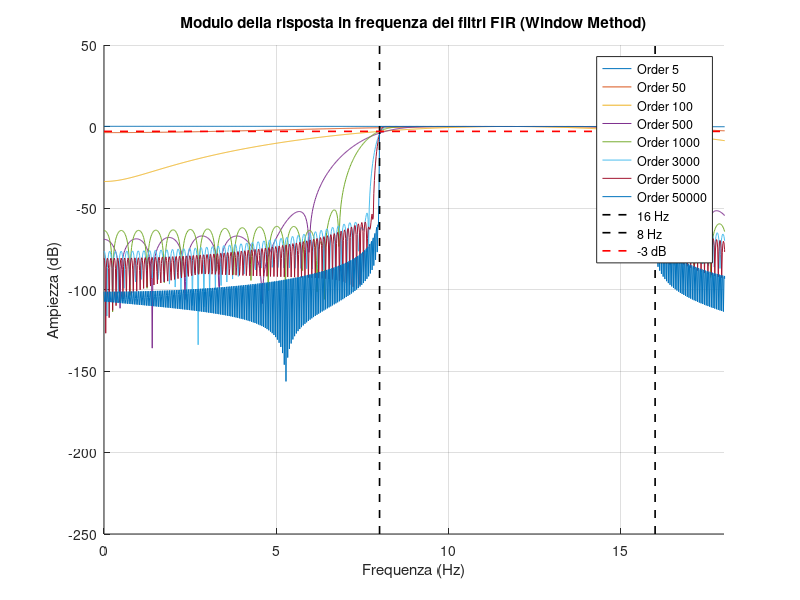
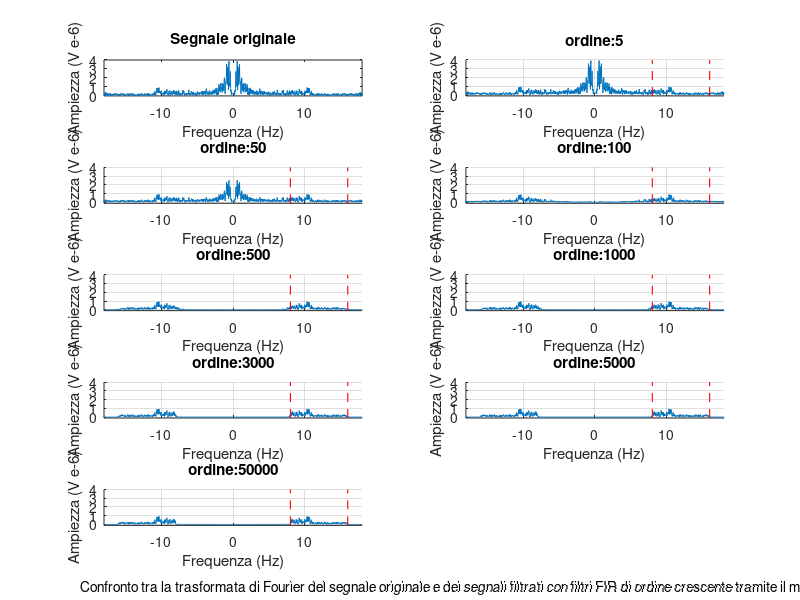

These figures' MATLAB source, in order: (Note: this script raises an error after producing the figures.)
load('SamplEEG.mat')

% FIR filter evaluation for 1-8 Hz bandpass filter

%% Parametri globali
banda = [8 16];                   % Banda di interesse
N = length(SamplEEG(1, :));     % Numero di campioni
T = 1/sampling_rate;            % Periodo di campionamento
freqs = linspace(-(N/2)/(N*T), ((N/2)-1)/(N*T), size(SamplEEG, 2)); % Asse delle frequenze
t = linspace(0, (N-1)*T, N); % Asse del tempo

%% FILTRI FIR
%% Metodo della finestra
ordini = [5 50 100 500 1000 3000 5000 50000]; % Ordini da testare
window_filters = cell(length(ordini),1);        % Cell array per i filri con metodo della finestra

% Progettazione dei filti
for k = 1:length(ordini)
    n = ordini(k);
    window_filters{k} = fir1(n, banda/(sampling_rate/2), 'bandpass'); % N.B. la frequenza è normalizzata 
                                                                     % rispetto alla frequenza di Nyquist
end

%GRAFICI DELLA RISPOSTA IN FREQUENZA
figure;
hold on;

responses_window = cell(length(ordini),1);  %Cell array per le risposte in frequenza

for k = 1:length(ordini)
    [h, f] = freqz(window_filters{k}, 1, length(freqs), sampling_rate);
    responses_window{k} = abs(h);
    plot(f, 20*log10(abs(h)), 'DisplayName', ['Order ' num2str(ordini(k))]);
end

xlim([0 18]);   % Zoom sul range di interesse
plot([16 16], ylim, 'k--', 'LineWidth', 1.2, 'DisplayName', '16 Hz');  %Plot linee guida della banda
plot([8 8], ylim, 'k--', 'LineWidth', 1.2, 'DisplayName', '8 Hz');
plot(xlim, [-3 -3], 'r--', 'LineWidth', 1.2, 'DisplayName', '-3 dB');
grid on;

title('Modulo della risposta in frequenza dei filtri FIR (Window Method)');
xlabel('Frequenza (Hz)');
ylabel('Ampiezza (dB)');
legend show;

%GRAFICI DELLO SPETTRO DEL SEGNALE ORIGINALE E FILTRATO
figure;
subplot(5,2,1)  
plot(freqs, fftshift(abs(fft(double(SamplEEG(1, :))))/N)); % TDF del segnale originale
xlabel('Frequenza (Hz)');
ylabel('Ampiezza (V e-6)');
title("Segnale originale");
xlim([-18 18]);

for i = 1:length(ordini)   
    y = conv(double(SamplEEG(1, :)), window_filters{i}, 'same'); %Convoluzione con il filtro mantendo la dimensione del segnale originale
    Y = fftshift(fft(y)/N);   % TDF del segnale filtrato
    
    subplot(5,2, i+1)               % Plot modulo della risposta in frequenza
    hold on;
    plot(freqs, abs(Y))
    xlim([-18 18]);
    ylim([-.1, 4]);
    plot([16 16], ylim, 'r--', 'LineWidth', .8, 'DisplayName', '16 Hz'); %Linee guida per la banda
    plot([8 8], ylim, 'r--', 'LineWidth', .8, 'DisplayName', '8 Hz');
    title(strcat("ordine:" , int2str(ordini(i))))
    xlabel('Frequenza (Hz)');
    ylabel('Ampiezza (V e-6)');
    grid on;
    
end
annotation('textbox', [0.1, 0.01, 0.8, 0.08], ...
            'String', 'Confronto tra la trasformata di Fourier del segnale originale e dei segnali filtrati con filtri FIR di ordine crescente tramite il metodo della finestra. Tra questi, il miglior compromesso tra performance e dimensioni è rappresentato dal filtro di ordine 5000', ...
            'EdgeColor', 'none', ...
            'HorizontalAlignment', 'center', ...
            'FontSize', 10);

%% METODO EQUIRIPPLE %%%%%%%%%%%%%%%%%%%

ordini = [5 50 100 500 1000 3000 4000]; % Ordini da testare
equiripple_filters = cell(length(ordini),1); % Cell array per i filtri equiripple

% Progettazione dei filtri
for k = 1:length(ordini)
    n = ordini(k);
    tic;
    disp(['Progettazione filtro equiripple di ordine ' num2str(ordini(k))]);
    equiripple_filters{k} = designfilt('bandpassfir', 'FilterOrder', ordini(k), ...
        'PassbandFrequency1', banda(1), 'PassbandFrequency2', ...
        banda(2), 'StopbandFrequency1',banda(1)-.1,  'Stopbandfrequency2', banda(2) +.1 , ...
        'SampleRate', sampling_rate, 'DesignMethod', 'equiripple');   
    toc;
end

%GRAFICI DELLA RISPOSTA IN FREQUENZA
figure;
hold on;

responses_equiripple = cell(length(ordini),1);  %Cell array per le risposte in frequenza

for k = 1:length(ordini)
    [h, f] = freqz(equiripple_filters{k}.Coefficients, 1, length(freqs), sampling_rate);
    responses_equiripple{k} = abs(h);
    plot(f, 20*log10(abs(h)), 'DisplayName', ['Order ' num2str(ordini(k))]);
end

xlim([0 18]);   % Zoom sul range di interesse
plot([1 16], ylim, 'k--', 'LineWidth', 1.2, 'DisplayName', '16 Hz');  %Plot linee guida della banda
plot([8 8], ylim, 'k--', 'LineWidth', 1.2, 'DisplayName', '8 Hz');
plot(xlim, [-3 -3], 'r--', 'LineWidth', 1.2, 'DisplayName', '-3 dB');
grid on;

title('Modulo della risposta in frequenza dei filtri FIR (Equiripple Method)');
xlabel('Frequenza (Hz)');
ylabel('Ampiezza (dB)');
legend show;

%GRAFICI DELLO SPETTRO DEL SEGNALE ORIGINALE E FILTRATO
figure;
subplot(5,2,1)  
hold on;
plot(freqs, fftshift(abs(fft(double(SamplEEG(1, :))))/N)); % TDF del segnale originale
xlabel('Frequenza (Hz)');
ylabel('Ampiezza (V e-6)');
title("Segnale originale");
xlim([-18 18]);
plot([16 16], ylim, 'r--', 'LineWidth', .8, 'DisplayName', '16 Hz'); %Linee guida per la banda
plot([8 8], ylim, 'r--', 'LineWidth', .8, 'DisplayName', '8 Hz');

for i = 1:length(ordini)   
    y = conv(double(SamplEEG(1, :)), equiripple_filters{i}.Coefficients, 'same'); %Convoluzione con il filtro mantendo la dimensione del segnale originale
    Y = fftshift(fft(y)/N);   % TDF del segnale filtrato
    
    subplot(5,2, i+1)               % Plot modulo della risposta in frequenza
    hold on;
    plot(freqs, abs(Y))
    xlim([-18 18]);
    ylim([-.1, 4]);
    plot([16 16], ylim, 'r--', 'LineWidth', .8, 'DisplayName', '16 Hz'); %Linee guida per la banda
    plot([8 8], ylim, 'r--', 'LineWidth', .8, 'DisplayName', '8 Hz');
    title(strcat("ordine:" , int2str(ordini(i))))
    xlabel('Frequenza (Hz)');
    ylabel('Ampiezza (V e-6)');
    grid on;
    
end
annotation('textbox', [0.1, 0.01, 0.8, 0.08], ...
            'String', 'Confronto tra la trasformata di Fourier del segnale originale e dei segnali filtrati con filtri FIR di ordine crescente tramite il metodo della finestra. Tra questi, il miglior compromesso tra performance e dimensioni è rappresentato dal filtro di ordine 5000', ...
            'EdgeColor', 'none', ...
            'HorizontalAlignment', 'center', ...
            'FontSize', 10);

%% Metodo least-squares
ordini = [5 50 100 500 1000 3000 4000]; % Ordini da testare
least_squares_filters = cell(length(ordini),1); % Cell array per i filtri least-squares 

% Progettazione dei filtri
for k = 1:length(ordini)
    n = ordini(k);
    tic;
    disp(['Progettazione filtro least-squares di ordine ' num2str(ordini(k))]);
    least_squares_filters{k} = designfilt('bandpassfir', 'FilterOrder', ordini(k), ...
        'PassbandFrequency1', banda(1), 'PassbandFrequency2', ...
        banda(2), 'StopbandFrequency1',banda(1)-.1,  'Stopbandfrequency2', banda(2) +.1 , ...
        'SampleRate', sampling_rate, 'DesignMethod', 'ls');   
    toc;
end

%GRAFICI DELLA RISPOSTA IN FREQUENZA
figure;
hold on;
responses_least_squares = cell(length(ordini),1);  %Cell array per le risposte in frequenza
for k = 1:length(ordini)
    [h, f] = freqz(least_squares_filters{k}.Coefficients, 1, length(freqs), sampling_rate);
    responses_least_squares{k} = abs(h);
    plot(f, 20*log10(abs(h)), 'DisplayName', ['Order ' num2str(ordini(k))]);
end
xlim([0 18]);   % Zoom sul range di interesse
plot([16 16], ylim, 'k--', 'LineWidth', 1.2, 'DisplayName', '16 Hz');  %Plot linee guida della banda
plot([8 8], ylim, 'k--', 'LineWidth', 1.2, 'DisplayName', '8 Hz');
plot(xlim, [-3 -3], 'r--', 'LineWidth', 1.2, 'DisplayName', '-3 dB');
grid on;
title('Modulo della risposta in frequenza dei filtri FIR (Least-squares Method)');
xlabel('Frequenza (Hz)');
ylabel('Ampiezza (dB)');
legend show;

%GRAFICI DELLO SPETTRO DEL SEGNALE ORIGINALE E FILTRATO
figure;
subplot(5,2,1)
hold on;
plot(freqs, fftshift(abs(fft(double(SamplEEG(1, :))))/N)); % TDF del segnale originale
xlabel('Frequenza (Hz)');
ylabel('Ampiezza (V e-6)');
title("Segnale originale");
xlim([-18 18]);
plot([16 16], ylim, 'r--', 'LineWidth', .8, 'DisplayName', '1 Hz'); %Linee guida per la banda
plot([8 8], ylim, 'r--', 'LineWidth', .8, 'DisplayName', '8 Hz');
for i = 1:length(ordini)   
    y = conv(double(SamplEEG(1, :)), least_squares_filters{i}.Coefficients, 'same'); %Convoluzione con il filtro mantendo la dimensione del segnale originale
    Y = fftshift(fft(y)/N);   % TDF del segnale filtrato
    
    subplot(5,2, i+1)               % Plot modulo della risposta in frequenza
    hold on;
    plot(freqs, abs(Y))
    xlim([-18 18]);
    ylim([-.1, 4]);
    plot([16 16], ylim, 'r--', 'LineWidth', .8, 'DisplayName', '16 Hz'); %Linee guida per la banda
    plot([8 8], ylim, 'r--', 'LineWidth', .8, 'DisplayName', '8 Hz');
    title(strcat("ordine:" , int2str(ordini(i))))
    xlabel('Frequenza (Hz)');
    ylabel('Ampiezza (V e-6)');
    grid on;
    
end
annotation('textbox', [0.1, 0.01, 0.8, 0.08], ...
            'String', 'Confronto tra la trasformata di Fourier del segnale originale e dei segnali filtrati con filtri FIR di ordine crescente tramite il metodo least-squares. Tra questi, il miglior compromesso tra performance e dimensioni è rappresentato dal filtro di ordine 3000', ...
            'EdgeColor', 'none', ...
            'HorizontalAlignment', 'center', ...
            'FontSize', 10);

%% Confronto tra i metodi FIR
figure;
hold on;
plot(t, SamplEEG(1, :), 'DisplayName', 'Segnale originale'); % Segnale originale
plot(t, conv(double(SamplEEG(1, :)), window_filters{6}, 'same'), 'DisplayName', 'FIR Window Order 5000'); % Filtro FIR con metodo della finestra
plot(t, conv(double(SamplEEG(1, :)), equiripple_filters{6}.Coefficients, 'same'), 'DisplayName', 'FIR Equiripple Order 3000'); % Filtro FIR con metodo equiripple
plot(t, conv(double(SamplEEG(1, :)), least_squares_filters{6}.Coefficients, 'same'), 'DisplayName', 'FIR Least-squares Order 3000'); % Filtro FIR con metodo least-squares
xlabel('Tempo (s)');
ylabel('Ampiezza (V e-6)');
title('Confronto tra i metodi FIR');
grid on;
legend show;
xlim([0 3]); % Zoom sul range di interesse

%% Risultati FIR
% Nel dominio del tempo, finestra e least-squares mostrano andamenti simili. 
% Tra i due, prediligo least-squares per il suo ordine più basso.

